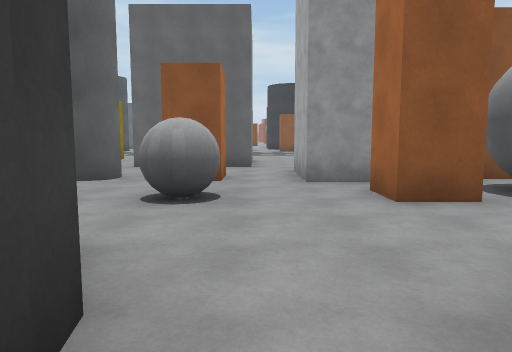
view 1 (above)

24 first-person views from a walk through a scene from a Unity 3-D project. The camera is 1.5 m above the floor, tilts 6° down and sees 70° across. The floor is counted in squares, 2 m on a side. Each view is taken from the middle of a square. On the plan, view 1 faces up. The plan holds only what a view shows up to about 11 squares ahead; the rest is blank. The place goes on beyond the plan. The player character is not drawn.

view 2
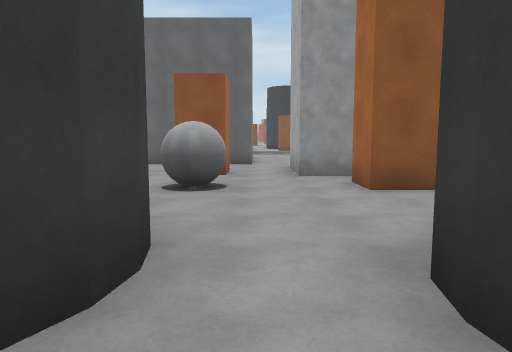

view 3
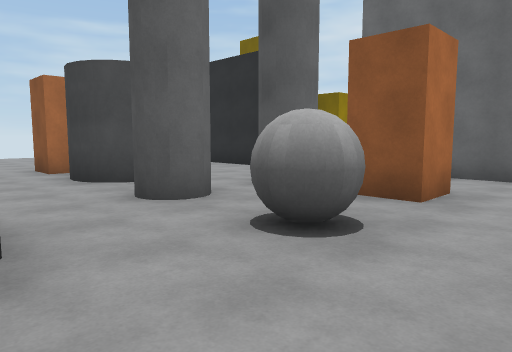

view 4
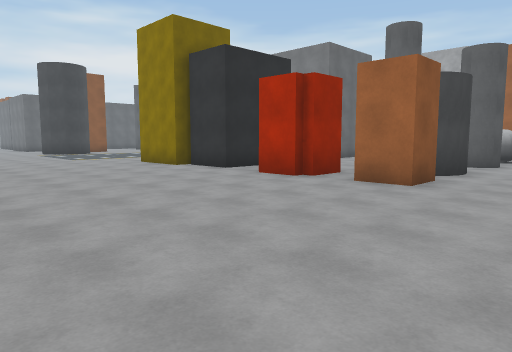

view 5
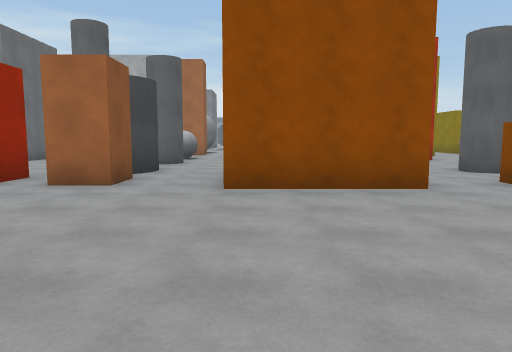

view 6
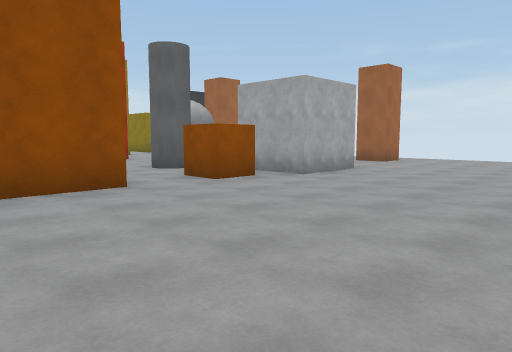

view 7
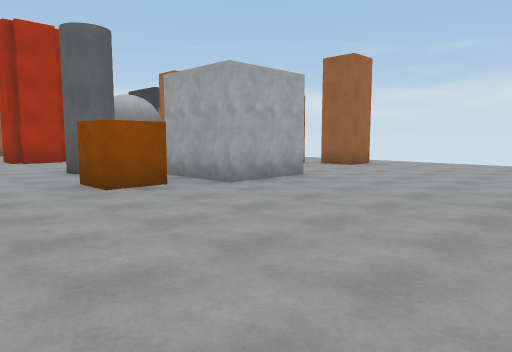

view 8
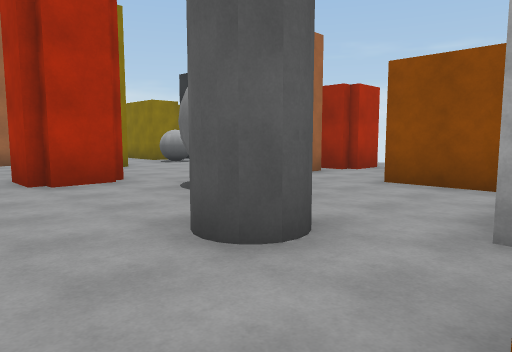

view 9
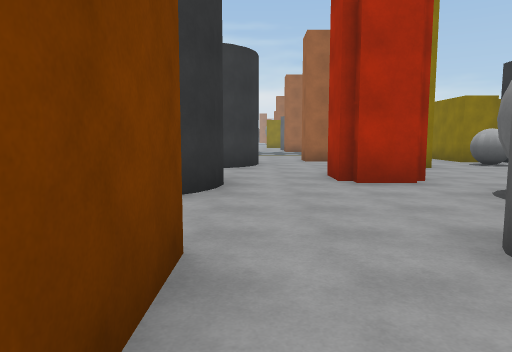

view 10
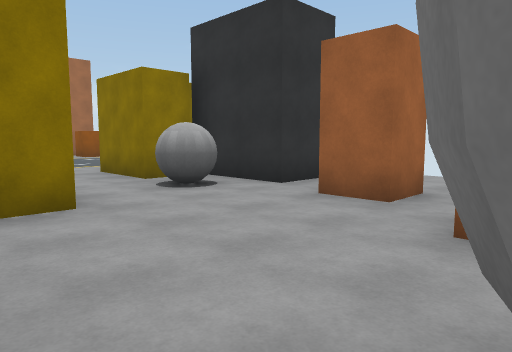

view 11
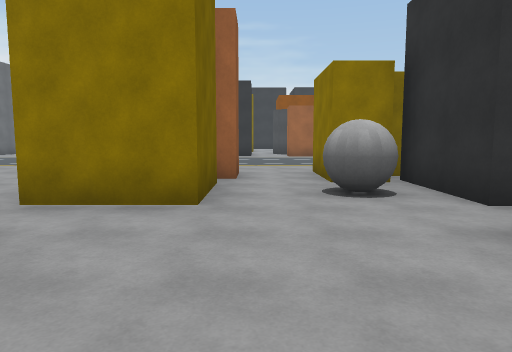

view 12
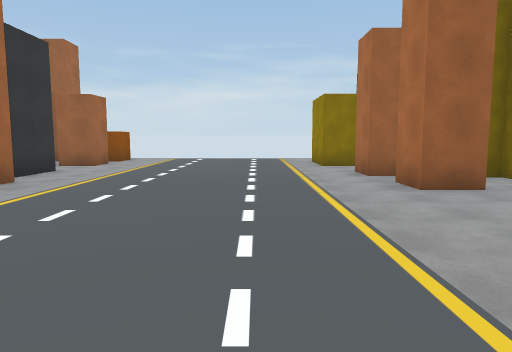

view 13
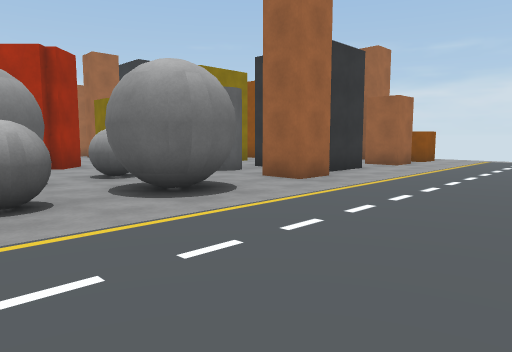

view 14
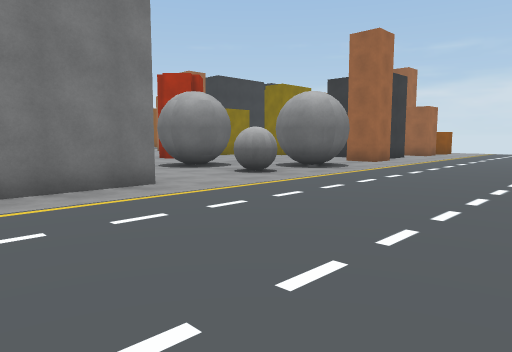

view 15
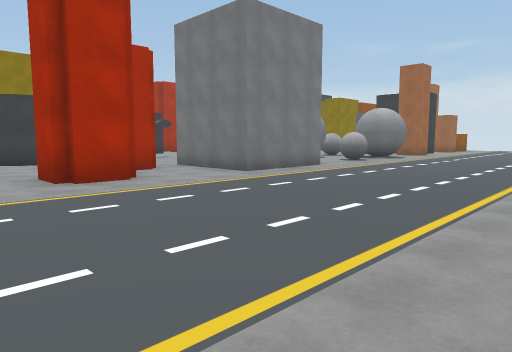

view 16
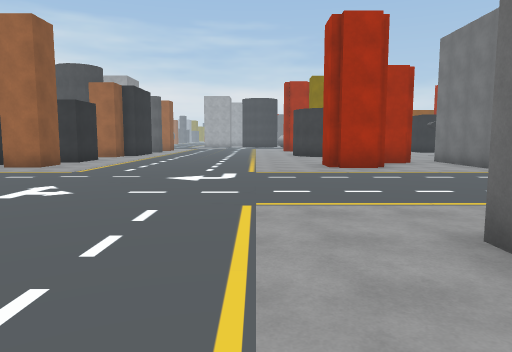

view 17
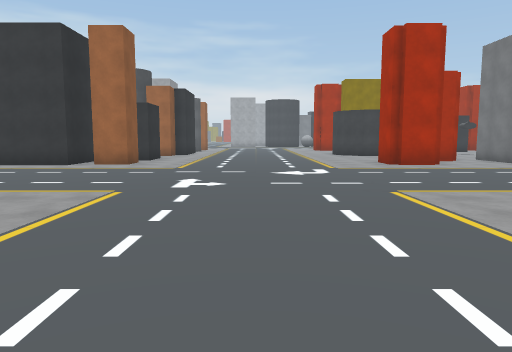

view 18
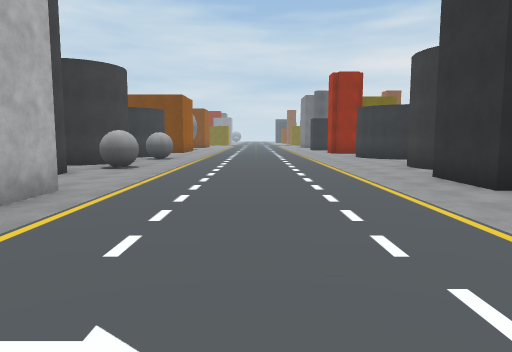

view 19
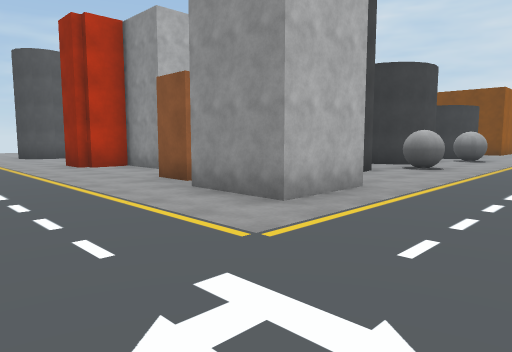

view 20
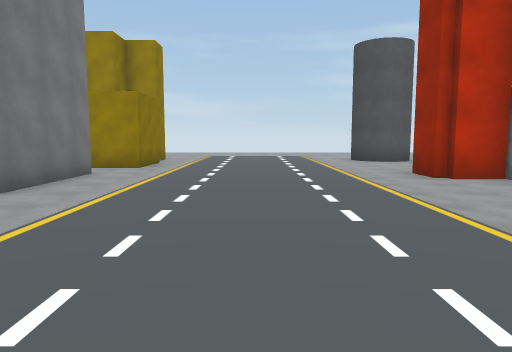

view 21
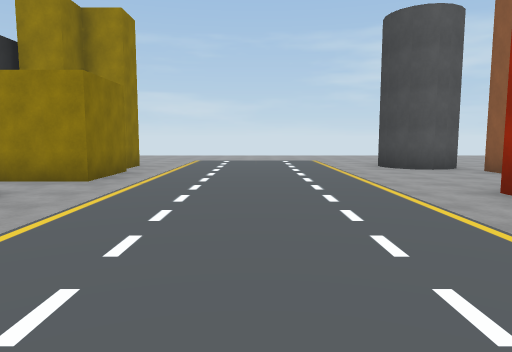

view 22
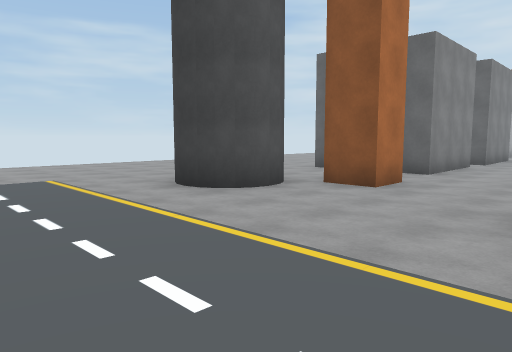

view 23
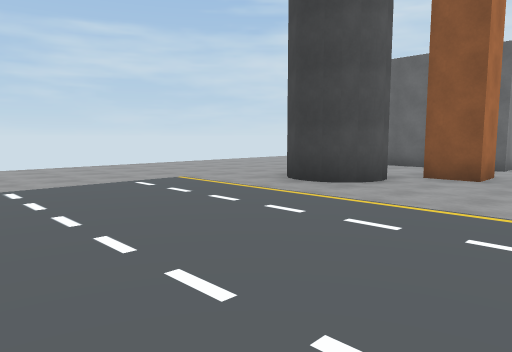

view 24
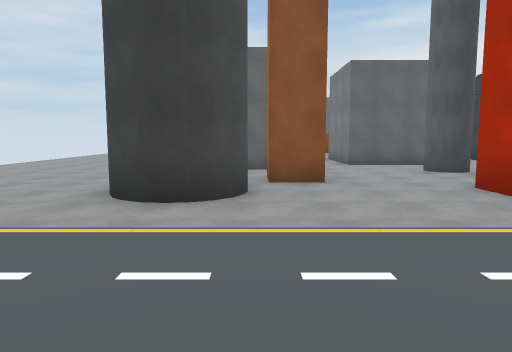

### Floor plan
Key: @ floor where view 1 was taken; # wall or solid block; x gap in a wall; . floor; B orange block; G grey ball; C brown cube; O other object.
Columns run from 14 left of view 1 to 13 right of it. Each row starts with its distance up from view 1.
 29         #.         ..
 28         #.        ...
 27         #.       #.........
 26 ...     #.###    .GG.......#
 25 .....####....     .........#
 24  ...........#    #.........
 23  ...........#     ........#
 22  .......#...#      .......##
 21 ..... #....###. B  #.......
 20 .....##....##...B###......#x
 19 ............................
 18 ............................
 17 ............................
 16 ............................
 15   ..........................
 14   ..........................
 13   ......OO...... ...........
 12   ....#  O.####   #.......##
 11   ....#  O.# ##.   .......##
 10  .....#   .####.    .......#
  9  .....###  . ...    ........
  8  ..............#    ......##
  7  .....OO...#.B.#  # ......#
  6  .......  .....## # ......#
  5 ......B.##.#.G..### ......#
  4 .............G....   .......
  3 .................    .......
  2 ......#      #...   ......Gx
  1 ......#      #.#   .........
  0 ......###..###@##  .......#x
 -1 ................# ........#.
 -2 ......C.....................
 -3 .....CC.#....#....#.......#.
 -4  ....##........##..........
 -5  ....# ... #...####.......#
 -6  ....# ....................
 -7  ..... ###. #...G..........
 -8  ......   .# B..GOOO......Bx
 -9   ....#   .OOBB###O    ...
-10   ....    .O ..#
-11   ...        ..

Where each view was taken, in squares from view 1:
view 1: 0 up, 0 right, facing up
view 2: 1 down, 0 right, facing up
view 3: 2 up, 1 right, facing up-left
view 4: 2 up, 14 left, facing up-right
view 5: 2 up, 14 left, facing right
view 6: 2 up, 14 left, facing down-right
view 7: 0 up, 14 left, facing down-right
view 8: 1 down, 8 left, facing down-right
view 9: 1 down, 8 left, facing right
view 10: 4 down, 3 left, facing down-right
view 11: 6 down, 3 left, facing right
view 12: 3 up, 7 right, facing down
view 13: 3 up, 7 right, facing down-right
view 14: 8 up, 6 right, facing down-right
view 15: 14 up, 5 right, facing down-right
view 16: 14 up, 2 right, facing right
view 17: 16 up, 1 right, facing right
view 18: 16 up, 8 right, facing up
view 19: 16 up, 8 right, facing up-left
view 20: 16 up, 5 right, facing left
view 21: 16 up, 2 right, facing left
view 22: 16 up, 3 left, facing up-left
view 23: 14 up, 4 left, facing up-left
view 24: 15 up, 7 left, facing up
